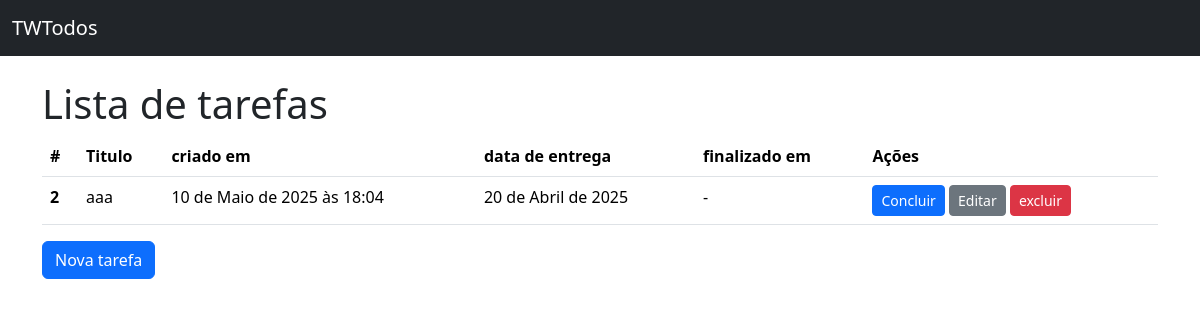
The page / on the database its author committed.
### todos/models.py (models this page shows, shortened)
class Todo(models.Model):
    title = models.CharField(verbose_name="Titulo",max_length=100, null=False, blank=False)
    created_at = models.DateTimeField(verbose_name="data de entrega",auto_now_add=True, null=False, blank=False)
    deadline = models.DateField(null=False, blank=False)
    finished_at = models.DateField(null=True,)
    class Meta:
        ordering = ["deadline"]

### todos/views.py (the view)
# urls.py: path("", TodoListView.as_view(), name="todo_list"),
class TodoListView(ListView):
    model = Todo

### todos/templates/todos/todo_list.html (shortened to what this page needs)
{% extends "base.html" %}
  {% block content %}
    <h1>Lista de tarefas</h1>
    {%if todo_list%}
      <table class="table">
        <thead>
          <tr>
            <th scope="col">#</th>
            <th scope="col">Titulo</th>
            <th scope="col">criado em</th>
            <th scope="col">data de entrega</th>
            <th scope="col">finalizado em</th>
            <th scope="col">Ações</th>
          </tr>
        </thead>
        <tbody>
          {% for todo in todo_list %}
            <tr>
            <th scope="row">{{todo.pk}}</th>
            <td>{{todo.title}}</td>
            <td>{{todo.created_at}}</td>
            <td>{{todo.deadline|default:"-"}}</td>
            <td>{{todo.finished_at|default:"-"}}</td>
            <td>
              <a
                href="{% url 'todo_complete' pk=todo.pk %}"
                class="btn btn-primary btn-sm {% if todo.finished_at %}disabled{% endif %}">Concluir
              </a>
              <a
                href="{% url 'todo_update' pk=todo.pk %}"
                class="btn btn-secondary btn-sm {% if todo.finished_at %}disabled{% endif %}">Editar
              </a>
              <a href="{% url 'todo_delete' pk=todo.pk %}" class="btn btn-danger btn-sm">excluir</a>
            </td>
            </tr>
          {% endfor %}
        </tbody>
      </table>
    {%else%}
      <div class="alert alert-warning" role="alert">
        Nenhuma tarefa encontrada.
      </div>
    {%endif%}
    <a href="{% url 'todo_create' %}" class="btn btn-primary">Nova tarefa</a>
  {% endblock content %}

### rows shown on the page
Todo: pk "2", title "aaa", created_at "10 de Maio de 2025 às 18:04", deadline "20 de Abril de 2025", finished_at "-"
